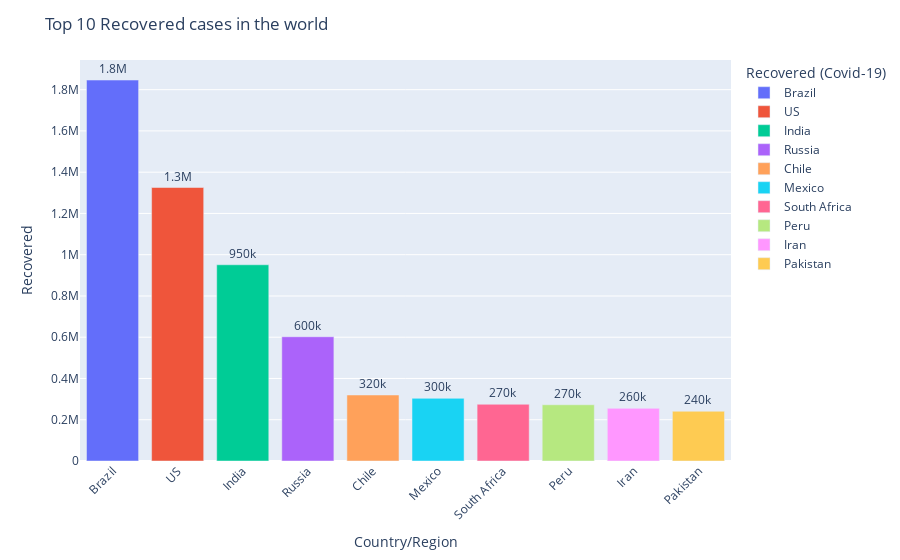

The code cell stored with this chart in its notebook:
### Markdown cell above
Top 10 recovered countries in the world

### Code cell
#dislay Recovered in first 10 countries 
df = df.sort_values("Recovered", ascending = False)
fig = px.bar(df.head(10), y = "Recovered", x = "Country/Region",
            text = "Recovered", color = "Country/Region")
#total values bar with 2 precision values
fig.update_traces(texttemplate = "%{text:.2s}", textposition = "outside")
#set fontsize and uniformText
fig.update_layout(uniformtext_minsize = 8)
#rotate label 45 degrees
fig.update_layout(xaxis_tickangle=-45)
fig.update_layout(legend_title_text='Recovered (Covid-19)')
fig.update_layout(title_text='Top 10 Recovered cases in the world')
fig

### Figure 1 — Plotly figure (JSON) as saved in the notebook; plotly's stock layout.template omitted (floating-point values rounded to 4 significant figures)
{"data": [{"alignmentgroup": "True", "hovertemplate": "Country/Region=%{x}<br>Recovered=%{text}<extra></extra>", "legendgroup": "Brazil", "marker": {"color": "#636efa"}, "name": "Brazil", "offsetgroup": "Brazil", "orientation": "v", "showlegend": true, "text": [1846641], "textposition": "outside", "texttemplate": "%{text:.2s}", "type": "bar", "x": ["Brazil"], "xaxis": "x", "y": [1846641], "yaxis": "y"}, {"alignmentgroup": "True", "hovertemplate": "Country/Region=%{x}<br>Recovered=%{text}<extra></extra>", "legendgroup": "US", "marker": {"color": "#EF553B"}, "name": "US", "offsetgroup": "US", "orientation": "v", "showlegend": true, "text": [1325804], "textposition": "outside", "texttemplate": "%{text:.2s}", "type": "bar", "x": ["US"], "xaxis": "x", "y": [1325804], "yaxis": "y"}, {"alignmentgroup": "True", "hovertemplate": "Country/Region=%{x}<br>Recovered=%{text}<extra></extra>", "legendgroup": "India", "marker": {"color": "#00cc96"}, "name": "India", "offsetgroup": "India", "orientation": "v", "showlegend": true, "text": [951166], "textposition": "outside", "texttemplate": "%{text:.2s}", "type": "bar", "x": ["India"], "xaxis": "x", "y": [951166], "yaxis": "y"}, {"alignmentgroup": "True", "hovertemplate": "Country/Region=%{x}<br>Recovered=%{text}<extra></extra>", "legendgroup": "Russia", "marker": {"color": "#ab63fa"}, "name": "Russia", "offsetgroup": "Russia", "orientation": "v", "showlegend": true, "text": [602249], "textposition": "outside", "texttemplate": "%{text:.2s}", "type": "bar", "x": ["Russia"], "xaxis": "x", "y": [602249], "yaxis": "y"}, {"alignmentgroup": "True", "hovertemplate": "Country/Region=%{x}<br>Recovered=%{text}<extra></extra>", "legendgroup": "Chile", "marker": {"color": "#FFA15A"}, "name": "Chile", "offsetgroup": "Chile", "orientation": "v", "showlegend": true, "text": [319954], "textposition": "outside", "texttemplate": "%{text:.2s}", "type": "bar", "x": ["Chile"], "xaxis": "x", "y": [319954], "yaxis": "y"}, {"alignmentgroup": "True", "hovertemplate": "Country/Region=%{x}<br>Recovered=%{text}<extra></extra>", "legendgroup": "Mexico", "marker": {"color": "#19d3f3"}, "name": "Mexico", "offsetgroup": "Mexico", "orientation": "v", "showlegend": true, "text": [303810], "textposition": "outside", "texttemplate": "%{text:.2s}", "type": "bar", "x": ["Mexico"], "xaxis": "x", "y": [303810], "yaxis": "y"}, {"alignmentgroup": "True", "hovertemplate": "Country/Region=%{x}<br>Recovered=%{text}<extra></extra>", "legendgroup": "South Africa", "marker": {"color": "#FF6692"}, "name": "South Africa", "offsetgroup": "South Africa", "orientation": "v", "showlegend": true, "text": [274925], "textposition": "outside", "texttemplate": "%{text:.2s}", "type": "bar", "x": ["South Africa"], "xaxis": "x", "y": [274925], "yaxis": "y"}, {"alignmentgroup": "True", "hovertemplate": "Country/Region=%{x}<br>Recovered=%{text}<extra></extra>", "legendgroup": "Peru", "marker": {"color": "#B6E880"}, "name": "Peru", "offsetgroup": "Peru", "orientation": "v", "showlegend": true, "text": [272547], "textposition": "outside", "texttemplate": "%{text:.2s}", "type": "bar", "x": ["Peru"], "xaxis": "x", "y": [272547], "yaxis": "y"}, {"alignmentgroup": "True", "hovertemplate": "Country/Region=%{x}<br>Recovered=%{text}<extra></extra>", "legendgroup": "Iran", "marker": {"color": "#FF97FF"}, "name": "Iran", "offsetgroup": "Iran", "orientation": "v", "showlegend": true, "text": [255144], "textposition": "outside", "texttemplate": "%{text:.2s}", "type": "bar", "x": ["Iran"], "xaxis": "x", "y": [255144], "yaxis": "y"}, {"alignmentgroup": "True", "hovertemplate": "Country/Region=%{x}<br>Recovered=%{text}<extra></extra>", "legendgroup": "Pakistan", "marker": {"color": "#FECB52"}, "name": "Pakistan", "offsetgroup": "Pakistan", "orientation": "v", "showlegend": true, "text": [241026], "textposition": "outside", "texttemplate": "%{text:.2s}", "type": "bar", "x": ["Pakistan"], "xaxis": "x", "y": [241026], "yaxis": "y"}], "layout": {"barmode": "relative", "legend": {"title": {"text": "Recovered (Covid-19)"}, "tracegroupgap": 0}, "margin": {"t": 60}, "title": {"text": "Top 10 Recovered cases in the world"}, "uniformtext": {"minsize": 8}, "xaxis": {"anchor": "y", "categoryarray": ["Brazil", "US", "India", "Russia", "Chile", "Mexico", "South Africa", "Peru", "Iran", "Pakistan"], "categoryorder": "array", "domain": [0, 1], "tickangle": -45, "title": {"text": "Country/Region"}}, "yaxis": {"anchor": "x", "domain": [0, 1], "title": {"text": "Recovered"}}}}
